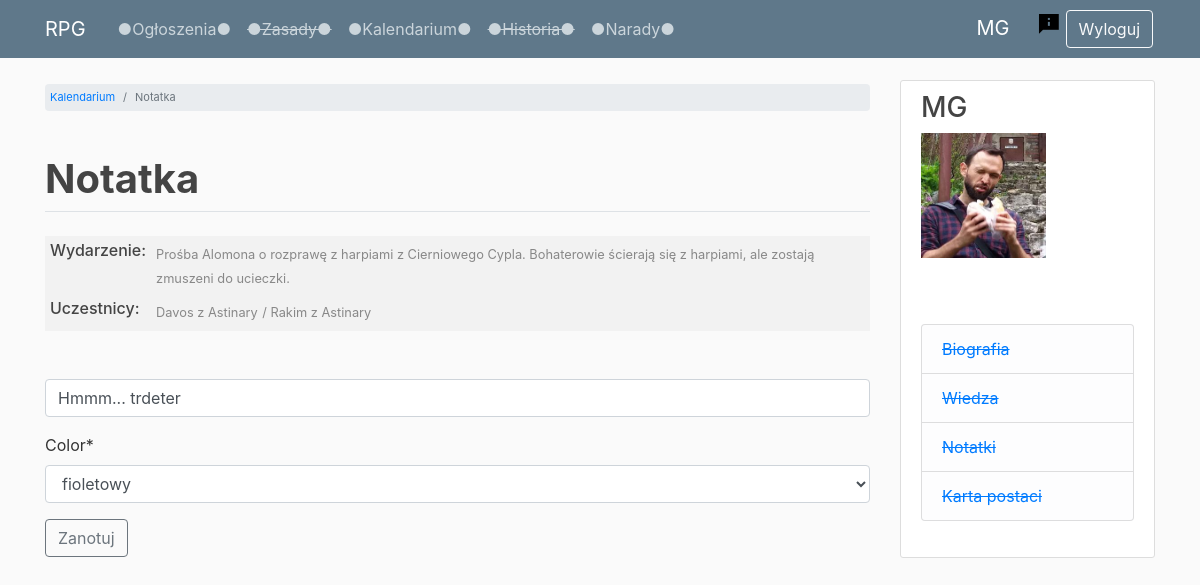
/timeline/2/event-note/ (signed in), run on an earlier commit of the app's database.
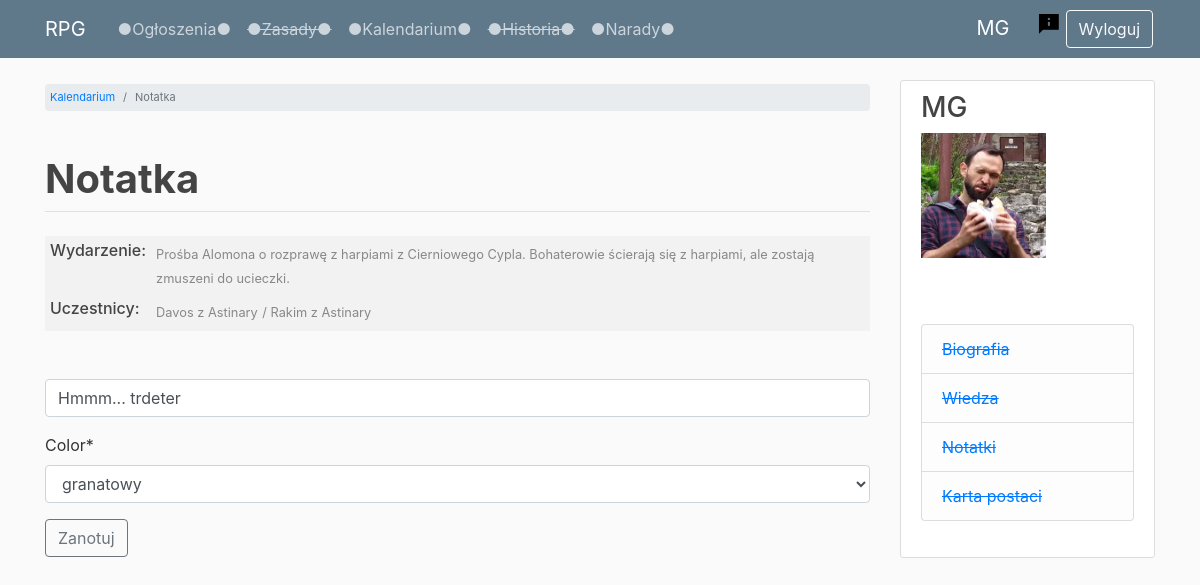
And on a later commit of the database.
### timeline/models.py (models this page shows, shortened)
class EventNote(models.Model):
    author = models.ForeignKey(User, related_name='notes', on_delete=models.CASCADE)
    text = models.TextField(max_length=4000, blank=True, null=True)
    event = models.ForeignKey(Event, related_name='notes', on_delete=models.CASCADE)
    color = models.CharField(max_length=20, choices=COLORS, default='#C70039')

### timeline/views.py (the view)
# urls.py: path('<int:event_id>/event-note/', event_note_view, name='event_note'),
@login_required
def event_note_view(request, event_id):
    current_event = get_object_or_404(Event, id=event_id)
    current_note = None
    try:
        current_note = EventNote.objects.get(event=current_event, author=request.user)
    except EventNote.DoesNotExist:
        pass
    if request.method == 'POST':
        note_form = EventNoteForm(request.POST, instance=current_note)
        if note_form.is_valid():
            note = note_form.save(commit=False)
            note.author = request.user
            note.event = current_event
            note.save()
            messages.success(request, f'Dodano notatkę!')
            return redirect('timeline')
    else:
        note_form = EventNoteForm(instance=current_note)
    context = {
        'page_title': 'Notatka',
        'current_event': current_event,
        'note_form': note_form
    }
    return render(request, 'timeline/event_note.html', context)

### timeline/forms.py
class EventNoteForm(forms.ModelForm):
    class Meta:
        model = EventNote
        fields = [
            'text',
            'color'
        ]
    text = forms.CharField(
        label='',
        required=False,
        widget=PagedownWidget(
            attrs={
                'placeholder': 'Twoja notatka (max. 4000 znaków)*',
                'rows': 10,
                'cols': 60
            }
        )
    )

### forum/templatetags/custom_filters.py (called while the page is built)
@register.filter
def get_first_word(text):
    return text.split(' ', 1)[0]

### users/models.py (called while the page is built)
    def __str__(self):
        return f'{self.character_name}'

### timeline/templates/timeline/event_note.html (shortened to what this page needs)
{% extends 'base.html' %}
{% load crispy_forms_tags %}
{% block breadcrumb %}
    <li class="breadcrumb-item"><a href="{% url 'timeline' %}">Kalendarium</a></li>
    <li class="breadcrumb-item active">{{ page_title }}</li>
{% endblock breadcrumb %}
{% block content %}
    <br>
    <table class="forms">
        <tr>
            <td>
                <h6>Wydarzenie:</h6>
            </td>
            <td>
                <small>{{ current_event.description }}</small>
            </td>
        </tr>
        <tr>
            <td>
                <h6>Uczestnicy:</h6>
            </td>
            <td>
                {% for profile in current_event.participants.all %}
                    {% if forloop.counter > 1 %}
                        <small>/ {{ profile }}</small>
                    {% else %}
                        <small>{{ profile }}</small>
                    {% endif %}
                {% endfor %}
            </td>
        </tr>
    </table><br><br>
    <form method="POST" enctype="multipart/form-data">
        {{ note_form|crispy }}
        <input class="btn btn-outline-secondary" type="submit" value="Zanotuj">
    </form>
{% endblock content %}

What changed in the data, as far as the page shows it:
changed EventNote "Hmmm... trdeter": color "fioletowy" → "granatowy"
